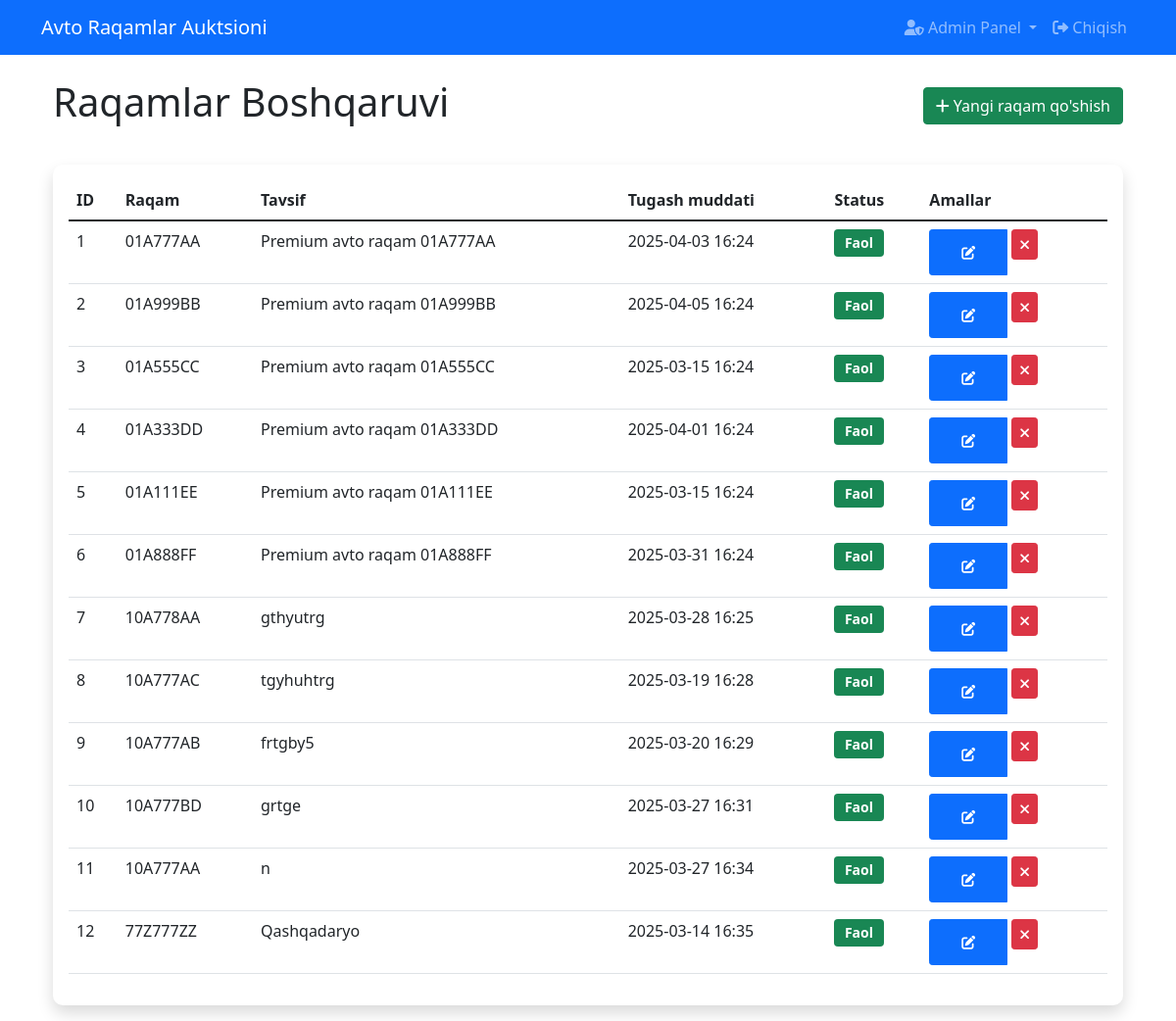
/admin/plates (signed in), run on the app's committed database.
### models.py (models this page shows)
class AutoPlate(Base):
    __tablename__ = "auto_plates"
    id = Column(Integer, primary_key=True, index=True)
    plate_number = Column(String, unique=True, index=True)
    description = Column(String)
    deadline = Column(DateTime)
    starting_price = Column(Numeric(10, 2), nullable=False, default=1000)
    created_by_id = Column(Integer, ForeignKey("users.id"))
    is_active = Column(Boolean, default=True)
    created_by = relationship("User", back_populates="plates")
    bids = relationship("Bid", back_populates="plate", cascade="all, delete-orphan")

### main.py (the view)
@app.get("/admin/plates", response_class=HTMLResponse)
async def admin_plates(
    request: Request,
    current_user: models.User = Depends(get_current_user),
    db: Session = Depends(get_db)
):
    if not current_user.is_staff:
        raise HTTPException(status_code=403, detail="Not authorized to access admin area")
    plates = db.query(models.AutoPlate).all()
    return templates.TemplateResponse(
        "admin_plates.html",
        {"request": request, "plates": plates, "user": current_user}
    )

### templates/admin_plates.html (shortened to what this page needs)
{% extends "base.html" %}
{% block content %}
<div class="container">
    <div class="admin-header d-flex justify-content-between align-items-center">
        <h1>Raqamlar Boshqaruvi</h1>
        <a href="/admin/plate/new" class="btn btn-success">
            <i class="fas fa-plus"></i> Yangi raqam qo'shish
        </a>
    </div>
    <div class="card">
        <div class="card-body">
            <div class="table-responsive">
                <table class="table table-hover">
                    <thead>
                        <tr>
                            <th>ID</th>
                            <th>Raqam</th>
                            <th>Tavsif</th>
                            <th>Tugash muddati</th>
                            <th>Status</th>
                            <th>Amallar</th>
                        </tr>
                    </thead>
                    <tbody>
                        {% for plate in plates %}
                        <tr>
                            <td>{{ plate.id }}</td>
                            <td>{{ plate.plate_number }}</td>
                            <td>{{ plate.description }}</td>
                            <td>{{ plate.deadline.strftime('%Y-%m-%d %H:%M') }}</td>
                            <td>
                                <span class="badge bg-{{ 'success' if plate.is_active else 'danger' }}">
                                    {{ 'Faol' if plate.is_active else 'Nofaol' }}
                                </span>
                            </td>
                            <td>
                                <div class="btn-group">
                                    <a href="/admin/plate/{{ plate.id }}/edit" class="btn btn-sm btn-primary">
                                        <i class="fas fa-edit"></i>
                                    </a>
                                    <form method="POST" action="/admin/plate/{{ plate.id }}/toggle" class="d-inline">
                                        <button type="submit" class="btn btn-sm btn-{{ 'danger' if plate.is_active else 'success' }}">
                                            <i class="fas fa-{{ 'times' if plate.is_active else 'check' }}"></i>
                                        </button>
                                    </form>
                                </div>
                            </td>
                        </tr>
                        {% endfor %}
                    </tbody>
                </table>
            </div>
        </div>
    </div>
</div>
{% endblock %}

### static/css/styles.css (style rules this page uses)
.card { border: none; border-radius: 10px; box-shadow: 0 0.5rem 1rem rgba(0, 0, 0, 0.15); margin-bottom: 1rem; }
.btn-primary { padding: 0.75rem 2rem; font-weight: 500; }
.btn-group .btn { margin-right: 0.25rem; }
.btn-group form { display: inline; }
.badge { padding: 0.5em 0.75em; font-size: 0.875em; }
.admin-header { margin-bottom: 2rem; }

### data on the page
AutoPlate: id "1", plate_number "01A777AA", description "Premium avto raqam 01A777AA", deadline "2025-04-03 16:24", is_active "Faol"
AutoPlate: id "2", plate_number "01A999BB", description "Premium avto raqam 01A999BB", deadline "2025-04-05 16:24", is_active "Faol"
AutoPlate: id "3", plate_number "01A555CC", description "Premium avto raqam 01A555CC", deadline "2025-03-15 16:24", is_active "Faol"
AutoPlate: id "4", plate_number "01A333DD", description "Premium avto raqam 01A333DD", deadline "2025-04-01 16:24", is_active "Faol"
AutoPlate: id "5", plate_number "01A111EE", description "Premium avto raqam 01A111EE", deadline "2025-03-15 16:24", is_active "Faol"
AutoPlate: id "6", plate_number "01A888FF", description "Premium avto raqam 01A888FF", deadline "2025-03-31 16:24", is_active "Faol"
AutoPlate: id "7", plate_number "10A778AA", description "gthyutrg", deadline "2025-03-28 16:25", is_active "Faol"
AutoPlate: id "8", plate_number "10A777AC", description "tgyhuhtrg", deadline "2025-03-19 16:28", is_active "Faol"
AutoPlate: id "9", plate_number "10A777AB", description "frtgby5", deadline "2025-03-20 16:29", is_active "Faol"
AutoPlate: id "10", plate_number "10A777BD", description "grtge", deadline "2025-03-27 16:31", is_active "Faol"
AutoPlate: id "11", plate_number "10A777AA", description "n", deadline "2025-03-27 16:34", is_active "Faol"
AutoPlate: id "12", plate_number "77Z777ZZ", description "Qashqadaryo", deadline "2025-03-14 16:35", is_active "Faol"
